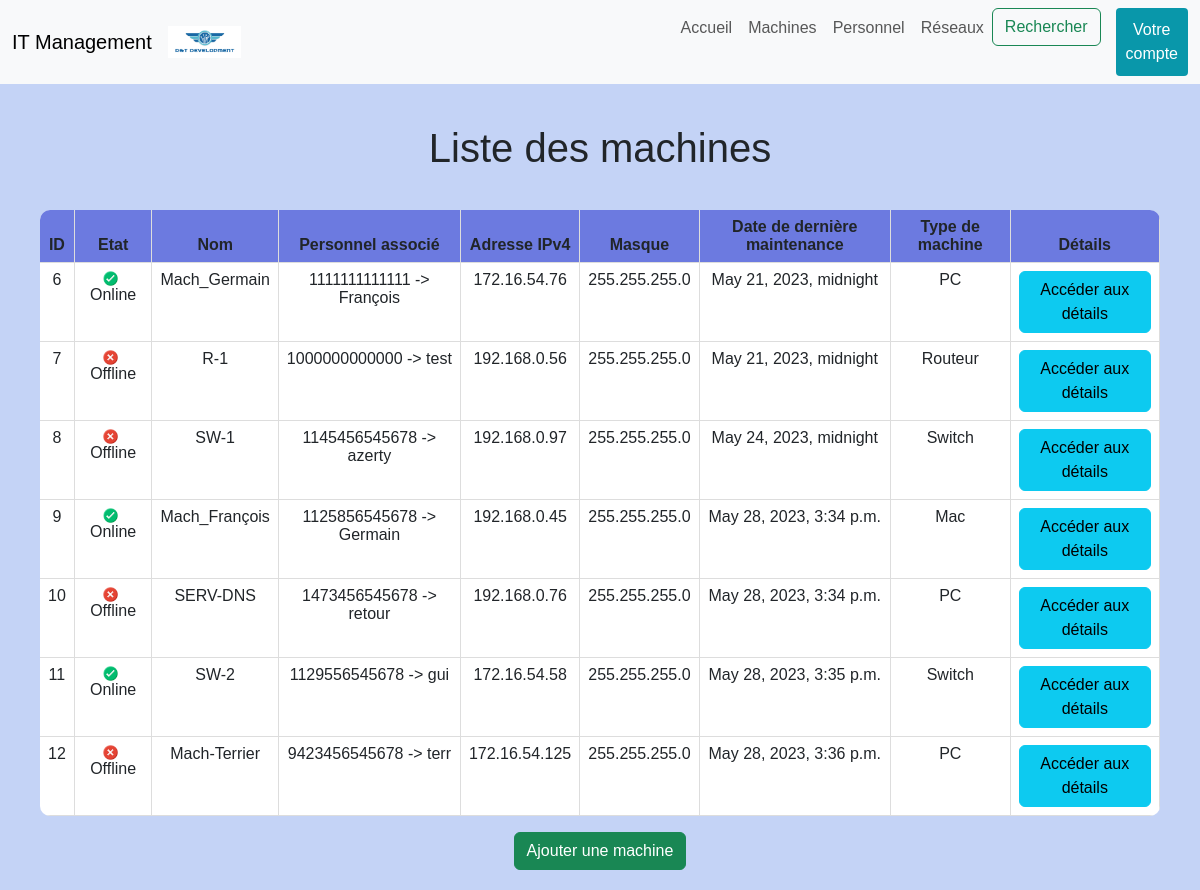
The app's page /machine/, older data.
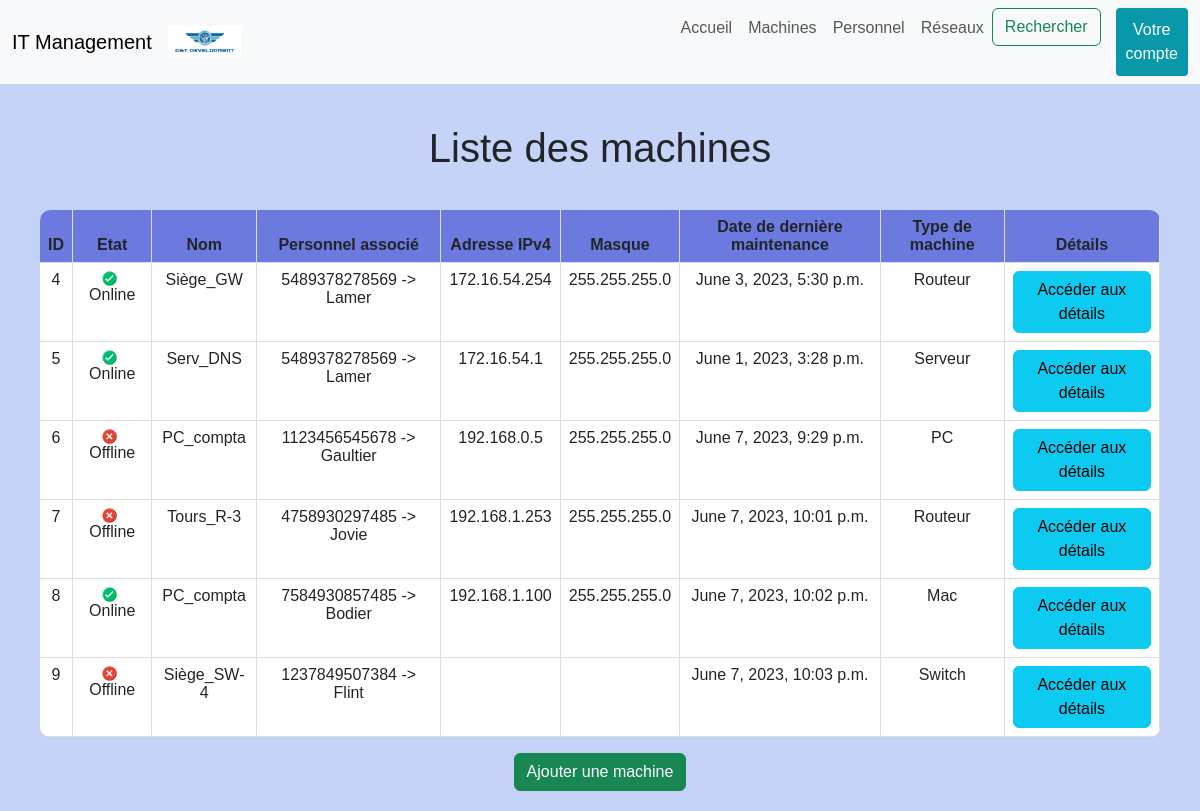
The same page, newer data.
### projetApp/models.py (models this page shows, shortened)
class Machine(models.Model):
	TYPE = {
		('PC', ('PC - Windows')),
		('Mac', ('Mac - MacOS')),
		('Serveur', ('Serveur')),
		('Switch', ('Switch')),
		('Routeur', ('Routeur')),
	}
	ETAT = {
		('Online', ('Online')),
		('Offline', ('Offline')),
	}
	id = models.AutoField(		#l'id est créée automatiquement est inchangeable et est unique
			primary_key =  True,
			editable = False,
			unique = True)
	nom = models.CharField(
		max_length = 15)
	adresse_ip = models.CharField(max_length=15, validators=[validate_ipv4_address], blank=True)
	masque = models.CharField(max_length= 15, validators=[validate_ipv4_address], blank=True)
	reseau_assoc = models.ForeignKey(Reseau, on_delete=models.CASCADE)		#fk qui permet un lien avec un réseau
	personnel_assoc = models.ForeignKey('Personnel', on_delete=models.CASCADE)		#fk qui permet un lien vers un personnel
	maintenance_date = models.DateTimeField(default=timezone.now)		#défini la date de maintenance, par défault la date à l'instant ou la modif est faite
	mach = models.CharField(max_length = 32, choices = TYPE, default = 'PC')
	etat = models.CharField(max_length = 32, choices = ETAT, default = 'Offline')

class Personnel(models.Model):
	id = models.PositiveIntegerField(		#l'id est saisi manuellement est changeable et est unique
		primary_key = True,
		editable = True,
		validators=[MinValueValidator(1000000000000) , MaxValueValidator(9999999999999)], #ces valeurs répresentent la forme du num de sécurité sociale
		unique = True,
	)
	nom = models.CharField(
		max_length = 30
	)
	prenom = models.CharField(
		max_length = 30
	)
	mail = models.EmailField(blank = True) # permet la creation d'email automatiquement sous la bonne forme
	def __str__(self):
		return str(self.id) + " -> " + self.nom

### projetApp/views.py (the view)
# urls.py: path('machine/' , views.liste_machine_view , name = 'machine'),
def liste_machine_view(request):
    machine = Machine.objects.all()
    return render(request , 'templates/html/liste_machine.html' , {'machine' : machine})

### projetApp/templates/html/liste_machine.html (shortened to what this page needs)
{% extends "index.html" %}
{% block content %}
    <h1>Liste des machines</h1>
    {% if machine %}
    <div class="tableau">
        <table class="table">
            <thead>
                <tr>
                    <th>ID</th>
                    <th>Etat</th>
                    <th>Nom</th>
                    <th>Personnel associé</th>
                    <th>Adresse IPv4</th>
                    <th>Masque</th>
                    <th>Date de dernière maintenance</th>
                    <th>Type de machine</th>
                    <th>Détails</th>
                </tr>
            </thead>
            <tbody>
            {% for machine in machine %}
                <tr>
                    <td>{{ machine.id }}</td>
                    {% if machine.etat == 'Online' %}
                        {% load static %}
                        <td><img src="{% static 'images/bouton_vert.png' %}" width="15px" height="15px">
                            {{ machine.etat }}</td>
                    {% else %}
                        <td><img src="{% static 'images/bouton_rouge.png' %}" width="15px" height="15px">
                            {{ machine.etat }}</td>
                    {% endif %}
                    <td>{{ machine.nom }}</td>
                    <td>{{ machine.personnel_assoc }}</td>
                    <td>{{ machine.adresse_ip }}</td>
                    <td>{{ machine.masque }}</td>
                    <td>{{ machine.maintenance_date }}</td>
                    <td>{{ machine.mach }}</td>
                    <td><a href="{% url 'detail_machine' machine.id %}"><button class="btn btn-info">Accéder aux détails</button></a></td>
                </tr>
            {% endfor %}
            </tbody>
        </table>
    </div>
    {% else %}
        <p>Il n'y a pas de machine.</p>
    {% endif %}
    <div class="li_button">
        <a href="{% url 'ajout_machine'%}"><button class="btn btn-success">Ajouter une machine</button></a>
    </div>
{% endblock %}

Row changes from the older to the newer data that the page shows:
removed Machine: id "10", etat "Offline", nom "SERV-DNS", personnel_assoc "1473456545678 -> retour", adresse_ip "192.168.0.76", masque "255.255.255.0", maintenance_date "May 28, 2023, 3:34 p.m.", mach "PC"
removed Machine: id "11", etat "Online", nom "SW-2", personnel_assoc "1129556545678 -> gui", adresse_ip "172.16.54.58", masque "255.255.255.0", maintenance_date "May 28, 2023, 3:35 p.m.", mach "Switch"
removed Machine: id "12", etat "Offline", nom "Mach-Terrier", personnel_assoc "9423456545678 -> terr", adresse_ip "172.16.54.125", masque "255.255.255.0", maintenance_date "May 28, 2023, 3:36 p.m.", mach "PC"
added Machine: id "4", etat "Online", nom "Siège_GW", personnel_assoc "5489378278569 -> Lamer", adresse_ip "172.16.54.254", masque "255.255.255.0", maintenance_date "June 3, 2023, 5:30 p.m.", mach "Routeur"
added Machine: id "5", etat "Online", nom "Serv_DNS", personnel_assoc "5489378278569 -> Lamer", adresse_ip "172.16.54.1", masque "255.255.255.0", maintenance_date "June 1, 2023, 3:28 p.m.", mach "Serveur"
changed Machine "PC": etat: picture added; nom "Mach_Germain" → "PC_compta"; personnel_assoc "1111111111111 -> François" → "1123456545678 -> Gaultier"; adresse_ip "172.16.54.76" → "192.168.0.5"; maintenance_date "May 21, 2023, midnight" → "June 7, 2023, 9:29 p.m."; etat: picture removed; etat "Online" → "Offline"
changed Machine id 7: nom "R-1" → "Tours_R-3"; personnel_assoc "1000000000000 -> test" → "4758930297485 -> Jovie"; adresse_ip "192.168.0.56" → "192.168.1.253"; maintenance_date "May 21, 2023, midnight" → "June 7, 2023, 10:01 p.m."
changed Machine id 8: etat: picture added; nom "SW-1" → "PC_compta"; personnel_assoc "1145456545678 -> azerty" → "7584930857485 -> Bodier"; adresse_ip "192.168.0.97" → "192.168.1.100"; maintenance_date "May 24, 2023, midnight" → "June 7, 2023, 10:02 p.m."; mach "Switch" → "Mac"; etat: picture removed; etat "Offline" → "Online"
changed Machine id 9: etat: picture added; nom "Mach_François" → "Siège_SW-4"; personnel_assoc "1125856545678 -> Germain" → "1237849507384 -> Flint"; maintenance_date "May 28, 2023, 3:34 p.m." → "June 7, 2023, 10:03 p.m."; mach "Mac" → "Switch"; etat: picture removed; etat "Online" → "Offline"; adresse_ip "192.168.0.45" → (not shown); masque "255.255.255.0" → (not shown)
